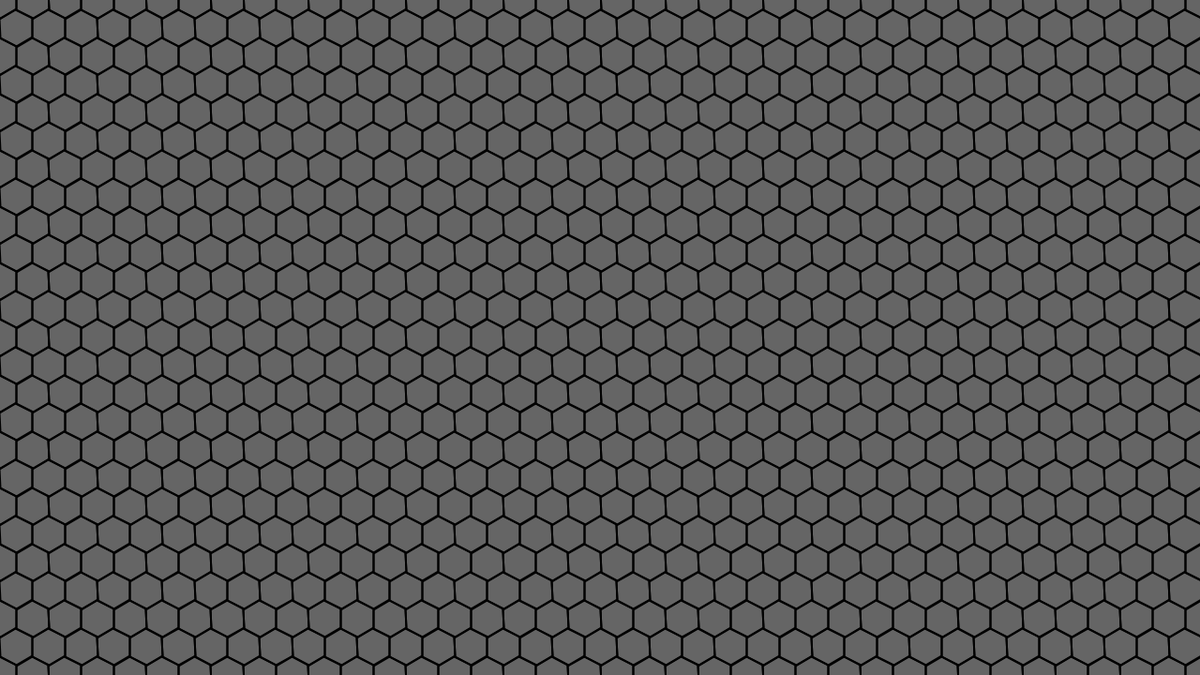
Frame 1 (no input)
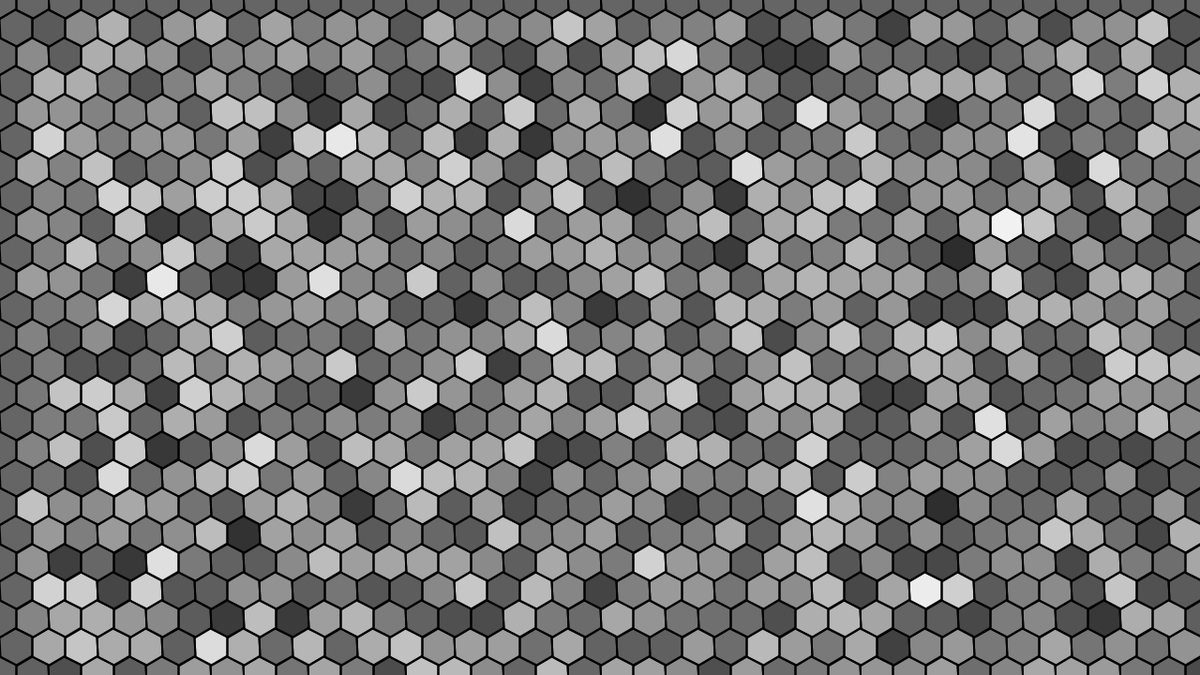
Frame 60 (the mouse pressed at the canvas centre just before this capture)
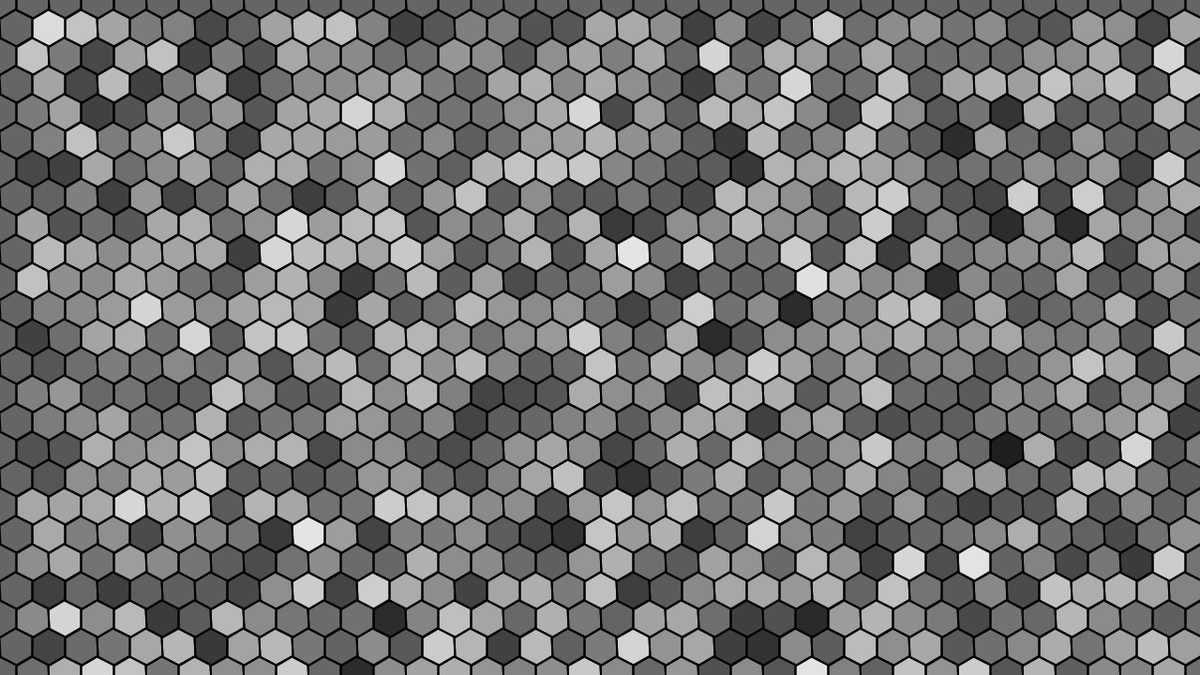
Frame 120 (the mouse held since frame 60 and released just before this capture)

The Processing sketch that drew these frames (run headless with seeded random() and noise(); from frame 60 on, the mouse is pressed at the canvas centre):

// Processing sketch: processing_169257
// ── processing_169257.pde


int radius = 20;

void setup() {
  frameRate(15);
  size(1280, 720); 
}
 
void draw() {  
  background(255);
  for (int i = 0; i < height / radius; i++){
    for (int j = 0; j < width / radius; j++){
      
      float hexHeight = radius * 2;
      float hexWidth = sqrt(3) / 2 * hexHeight;
      
      float xSpacing = hexWidth * j;
      float ySpacing = hexHeight * .75 * i;
      
      pushMatrix();
      if ( (i % 2) == 0 ){
        translate(xSpacing, ySpacing);
      }else{
        translate(xSpacing + hexWidth / 2, ySpacing);
      }
      strokeWeight(2);
      fill( 0, map(noise(millis()/1000 * i * j), 0, 1, 0, 255));
      hexagon(radius, true); 
      popMatrix();
    }
  }
}

void hexagon(int radius, boolean vertical) {
  float angle = TWO_PI / 6;
  
  float d = 0.0;
  if (vertical) d = 0.5;
  
  beginShape();
  for (int i=0; i <= 6; i++){
    float x = 0 + cos(angle * i + d) * radius;
    float y = 0 + sin(angle * i + d) * radius;
    vertex(x, y);
  }
  endShape();
}
